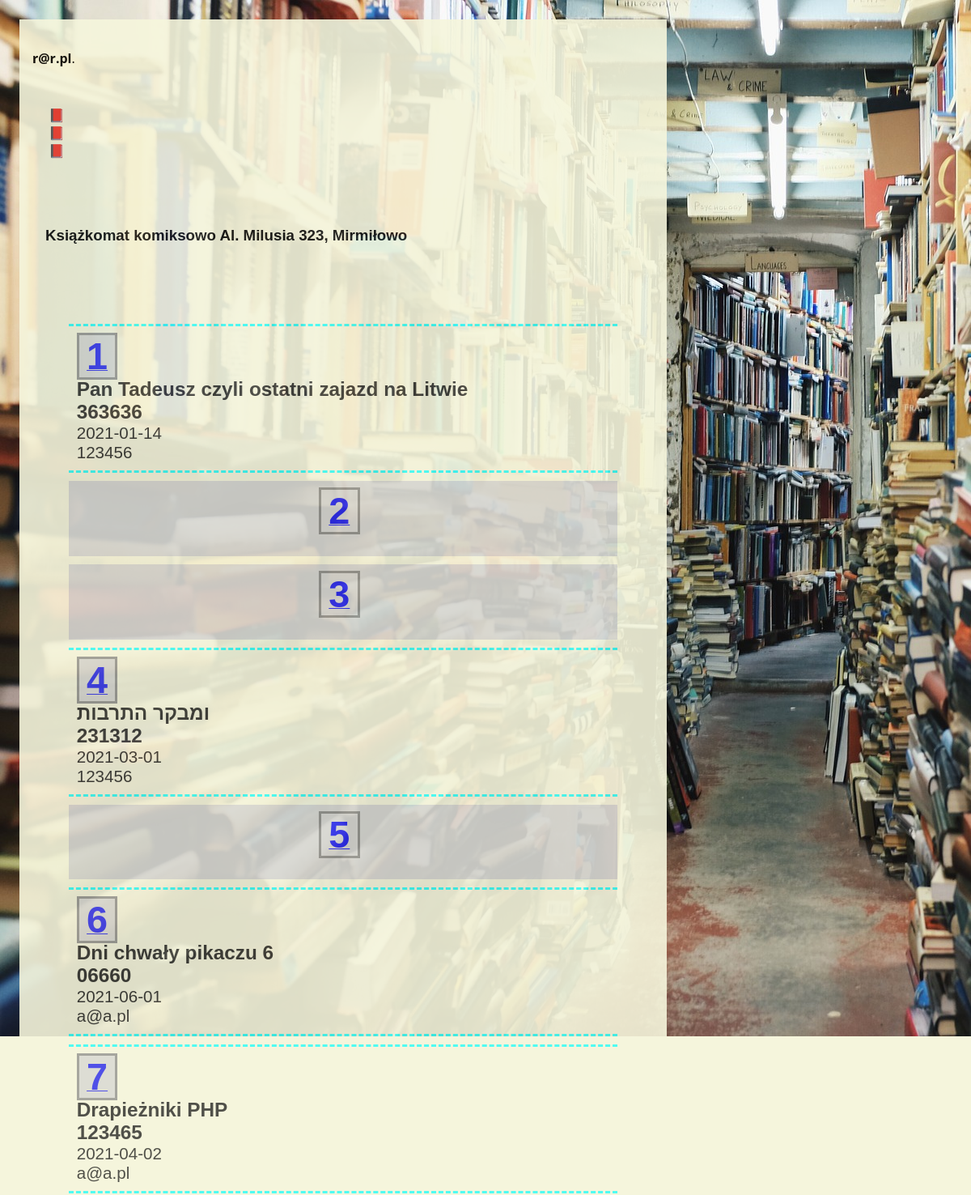
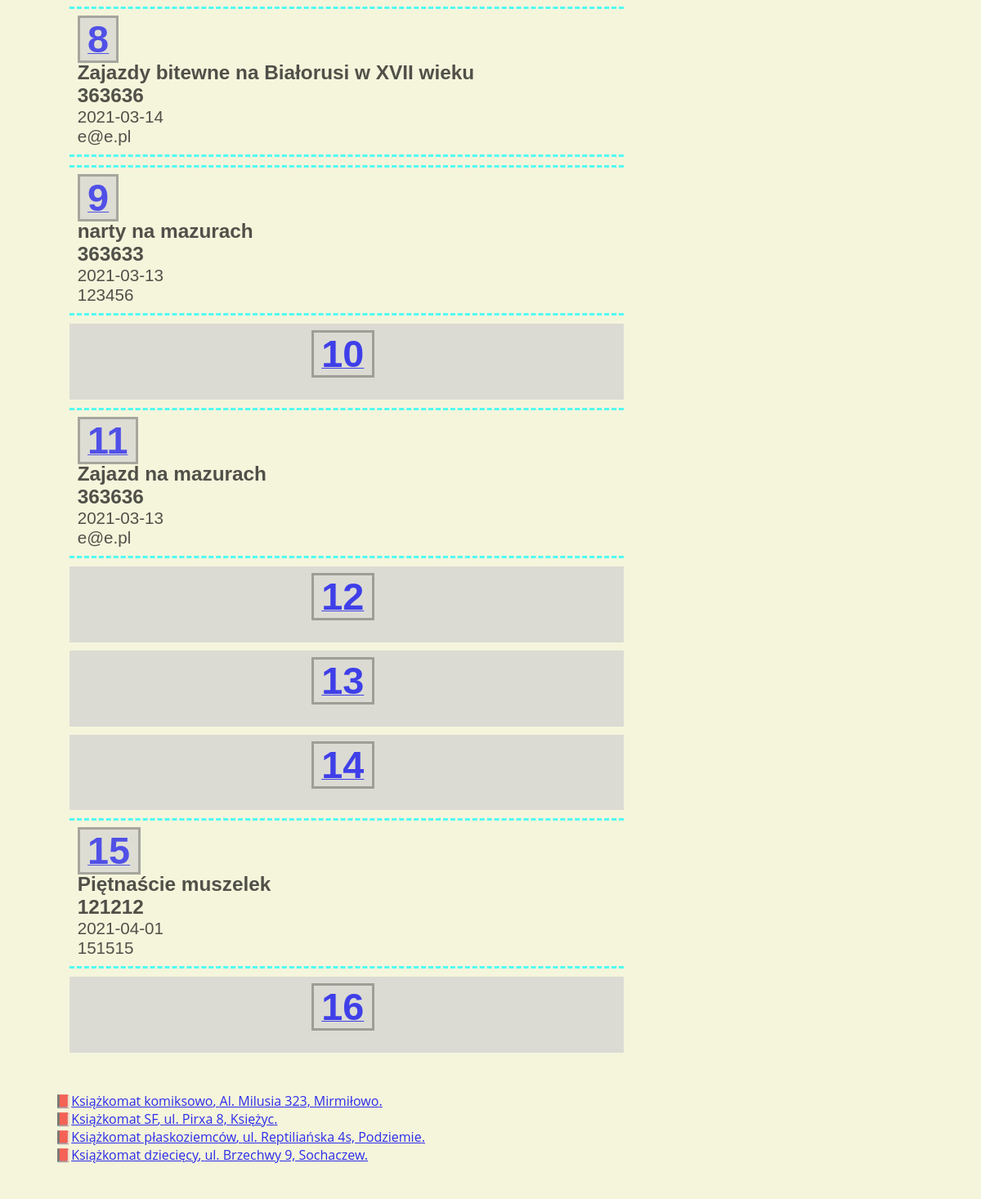
The app's page /machine.php?id=12 (signed in), older data (2 pictures, top to bottom).
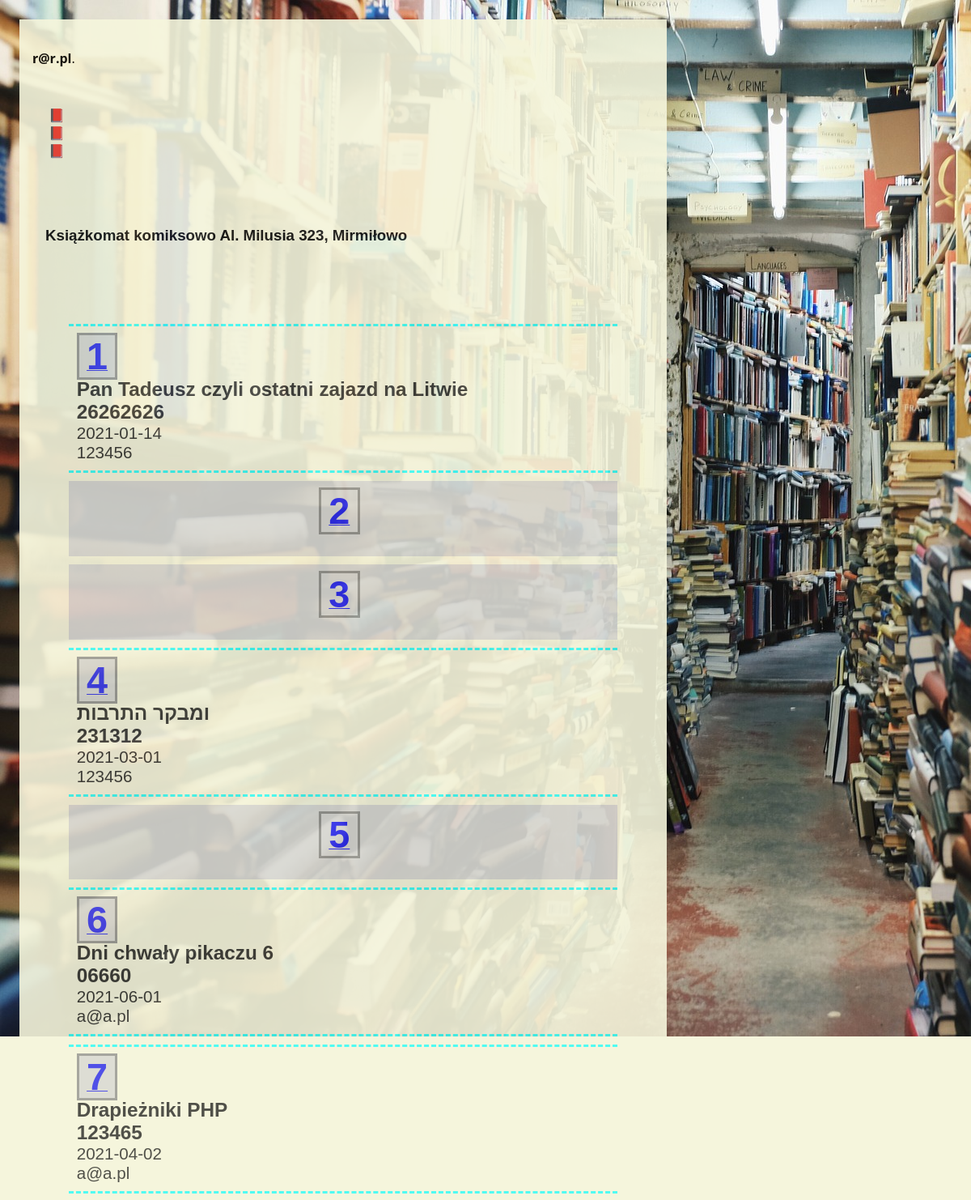
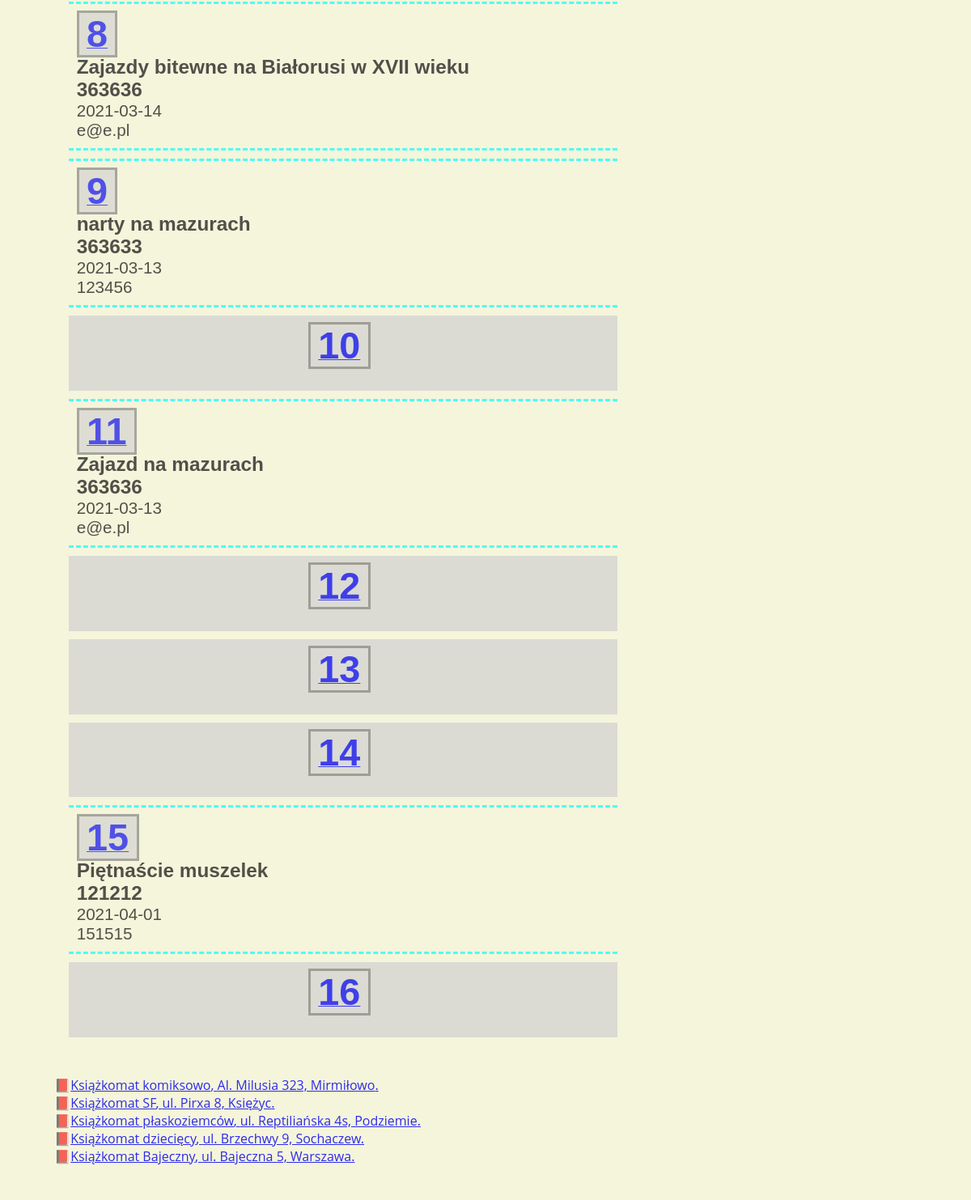
The same page, newer data (2 pictures, top to bottom).
### tables this page shows
CREATE TABLE "unit" (
    "unit_id" INTEGER PRIMARY KEY AUTOINCREMENT NOT NULL,
    "unit_name" TEXT,
    "unit_address" TEXT,
    "number_columns" INTEGER,
    "number_box" INTEGER
);

CREATE TABLE "user" (
    "id" INTEGER PRIMARY KEY AUTOINCREMENT NOT NULL,
    "date_insertion" DATETIME,
    "title" TEXT,
    "access_code" TEXT,
    "user_id" INTEGER,
    "box_nr" INTEGER,
    "unit_id" INTEGER
);

### machine.php (the view, shortened to what this page needs)
<?php
require 'config.php';
$db = new MyDB($dbfile);
$selected_unit = filter_input(INPUT_GET, 'id', FILTER_VALIDATE_INT);
$stm = $db->query("SELECT unit_id, unit_name, unit_address, number_box FROM unit");
while ($row = $stm->fetchArray(1)) {
    $unit_id = $row['unit_id'];
    $unit_name = $row['unit_name'];
    $unit_address = $row['unit_address'];
    $unit = "<li><a href=\"?id=$unit_id\">$unit_name, $unit_address.</a></li>";
    $all_units .= $unit;
}
function selected_machine($db, $selected_unit, $info)
{
    $unit_name = "";
    $unit_address = "";
    $number_box = "";
    $stm = $db->prepare("SELECT * from unit where unit_id = :unit_id");
    $stm->bindValue(':unit_id', $selected_unit);
    $score = $stm->execute();
    while ($row = $score->fetchArray(1)) {
        $unit_name = $row['unit_name'];
        $unit_address = $row['unit_address'];
        $number_columns = $row['number_columns'];
        $number_box = $row['number_box'];
    };
    $numbox = 1;
    $k = 1;
    $r = 0;
    $drawing_start = "\n<div  class=\"edycja\">\n";
    $drawing_body = "";
    while ($numbox <= $number_box) {
        $stm = $db->prepare("SELECT unit_name, unit_address from unit where unit_id = :unit_id");
        $stm->bindValue(':unit_id', $selected_unit);
        $score = $stm->execute();
        while ($row = $score->fetchArray(1)) {
            $unit_name = $row['unit_name'];
            $unit_address = $row['unit_address'];
        };
        $stm_box = $db->prepare("SELECT * from user where box_nr = :numbox and unit_id = :unit_id");
        $stm_box->bindValue(':numbox', $numbox);
        $stm_box->bindValue(':unit_id', $selected_unit);
        $score_box = $stm_box->execute();
        $date_insertion = "";
        $title = "";
        $access_code = "";
        $user_id = "";
        while ($row_box = $score_box->fetchArray(1)) {
            $date_insertion = $row_box['date_insertion'];
            $title = $row_box['title'];
            $access_code = $row_box['access_code'];
            $user_id = $row_box['user_id'];
        };
        $box_full = "";
        if (strlen($date_insertion) > 1) {
            $single_box = "<div class=\"machine-box pelna  \">
        <div class=\"\"><a href=\"edit-box.php?box=$numbox&id=$selected_unit\"><span class=\"box-number\">$numbox</span></a>
        $box_full</div><a href=\"edit-box.php?box=$numbox&id=$selected_unit\" class=\"decoration-none\">
        <div>" . $info['book_title'] . " <span class=\"main-data\">$title</span>
        </div>
        <div>" . $info['lockbox_code'] . " <span class=\"main-data\">$access_code</span></div>
        <div>" . $info['date_emptying'] . " <span class=\"highlighted-description\">$date_insertion</span></div>
        <div>" . $info['reader_id'] . " <span class=\"highlighted-description\">$user_id</span></div>
        </a>\n</div>";
        } else {
            $single_box = "<div class=\"grid-item pusta\">
        <div class=\"\"><a href=\"edit-box.php?box=$numbox&id=$selected_unit\"><span class=\"box-number\">$numbox</span></a>
        $box_full<p class=\"alert\"><a href=\"edit-box.php?box=$numbox&id=$selected_unit\">" . $info['box_empty'] . "</a></p>
        </div>\n</div>";
        }
        $drawing_body = $drawing_body . " $single_box  ";
        if ($k < $number_columns) {
            $k++;
            $r++;
        } else {
            $k = 1;
            $drawing_body = $drawing_body . "";
        }
        $numbox++;
    }
    $drawing_stop = "</div>\n";
    $drawing_selected_machine = $drawing_start . $drawing_body . $drawing_stop;
    $unit_info = array($drawing_selected_machine, $unit_name, $unit_address);
    return $unit_info;
}
$unit_info = selected_machine($db, $selected_unit, $info);
$select_machine = $unit_info[1] . " " . $unit_info[2];
$all_units_after = "";
if (is_int($selected_unit)) {
    $unit_template = $unit_info[0];
    $all_units_after = $all_units;
} else {
    $select_machine = $info['select_machine'];
    $unit_template = "";
    $select_machine_after = "";
}
echo $page_head . "\n\t\t<title>" . $info['machine_title']; ?></title>
</head>
<body>
    <?php
    if (isset($_SESSION["name"])) {
    ?>
        <header class="page-header">
            <?php echo $info['admin_login_info'] . " <b>" . $_SESSION['name']; ?></b>.<br>
        </header>
        <nav>
            <ul>
                <li><?php echo $info['admin_logout']; ?></li>
                <li><?php echo $info['admin_page']; ?></li>
                <li><?php echo $info['machine_page']; ?></li>
            </ul>
        </nav>
        <main role="main">
            <section>
                <h3 class=""><?php echo $select_machine; ?></h3>
            </section>
            <section>
                <h3 class=""><?php echo $unit_template;  ?></h3>
                <?php echo $all_units_after; ?>
            </section>
        </main>
    <?php
    } else {
        echo '<header class="page-header">
        <h1>' . $info["machine_message"] . '</h1>
        <h2><a href="login.php">' . $info["login_first"] . '</a></h2>
    </header>';
    }
    ?>
</body>
</html>

### config.php (shortened to what this page needs)
<?php
$lang = "pl";
$all_units = "";
$page_head = "<!DOCTYPE html>
<html lang=\"$lang\">
    <head>
        <meta charset=\"UTF-8\" />
        <link rel=\"stylesheet\" type=\"text/css\" href=\"../style.css\" />
        <meta name=\"viewport\" content=\"width=device-width, initial-scale=1\">
        <link rel=\"icon\" type=\"image/svg+xml\" href=\"librarycabinet.svg\">
        <link rel=\"mask-icon\" href=\"librarycabinet.svg\" color=\"#66cd00\">";

### css/style.css (style rules this page uses)
.grid-item { padding: 10px; margin: 10px; text-align: center; }
.pelna { background-color: beige; opacity: 0.9; color: black; }
.pusta { background: lightgray; color: black; }
.main-data { font-weight: bold; font-size: 1.3em; }
.highlighted-description { font-weight: normal; font-size: 1.1em; color: #000; }
.box-number { font-size: 2.5em; font-weight: bold; border-color: gray; background-color: lightgray; border-style: solid; margin-right: .2em; padding-left: 0.2em; padding-right: .2em; }
.machine-box { padding: 10px; margin: 10px; border-bottom: aqua; border-top: aqua; border-top-style: dashed; border-bottom-style: dashed; }
.decoration-none { text-decoration: none; color: black; }
.edycja { background-color: beige; opacity: 0.9; color: black; padding: 1em; margin-bottom: 1em; }
body { padding: 1em; background-image: url('../img/books-768426_1920.jpg'); background-repeat: no-repeat; background-attachment: fixed; background-color: beige; max-width: 800px; font-family: 'Open Sans', sans-serif; }
header { background-color: beige; opacity: 0.9; padding: 1em; }
main { background-color: beige; opacity: 0.9; padding: 1em; }
section { background-color: beige; opacity: 0.9; padding: 1em; }
nav { background-color: beige; opacity: 0.9; padding: 1em; }
h1, h2, h3 { font-family: 'Jost', sans-serif; }
li { list-style: "📕"; padding-left: 0.7em; }

Row changes from the older to the newer data that the page shows:
changed user "Pan Tadeusz czyli ostatni zajazd na Litwie": access_code "363636" → "26262626"
added unit: unit_name "Książkomat Bajeczny", unit_address "ul. Bajeczna 5, Warszawa"
